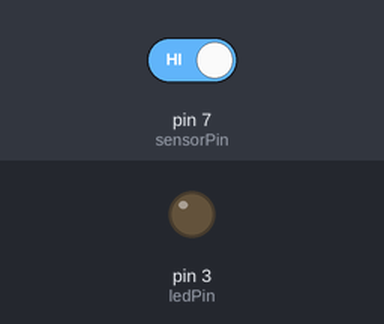
Simulated run of this sketch. Board: Arduino Uno, built with avr-gcc and run on an emulated ATmega328P. Shown: output pins drawn as LEDs (lit = HIGH). The test bench sets the inputs (shaded band); at power-on: pin 7 (sensorPin) HIGH. What the sketch prints to the serial monitor is not drawn.

Above: at 1.2 s.
1.3 s: pin 7 (sensorPin) driven LOW
At 1.4 s:
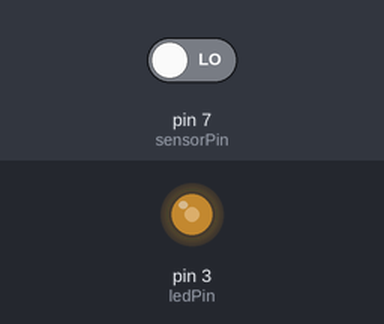
4.3 s: pin 7 (sensorPin) driven HIGH
At 5.6 s:
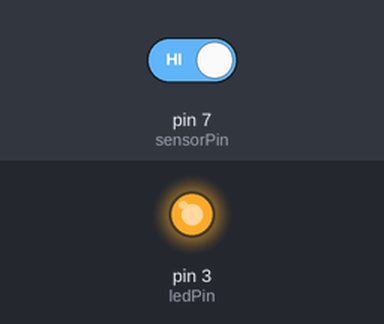
Timing chart, 0 to 7.3 s (numbered marks = the images above; inputs shaded):
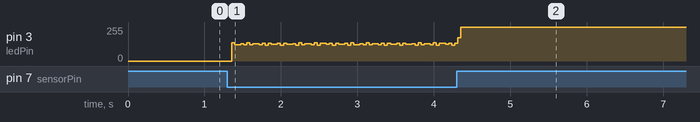

The sketch:

ses_sensoru_ile_isik_yakma.ino
```cpp
int ledPin=3;
int sensorPin=7;
boolean led_durum=false;
void setup() {
  Serial.begin(9600);
 pinMode(ledPin,OUTPUT);
 pinMode(sensorPin,INPUT);

}

void loop() {
  int sensor_durum=digitalRead(sensorPin);
  if(sensor_durum==0){
    if(!led_durum){
      digitalWrite(ledPin,HIGH);
      led_durum=true;
    }else if(led_durum){
      digitalWrite(ledPin,LOW);
      led_durum=false;
    }
  }
  Serial.println(sensorPin);
}
```
